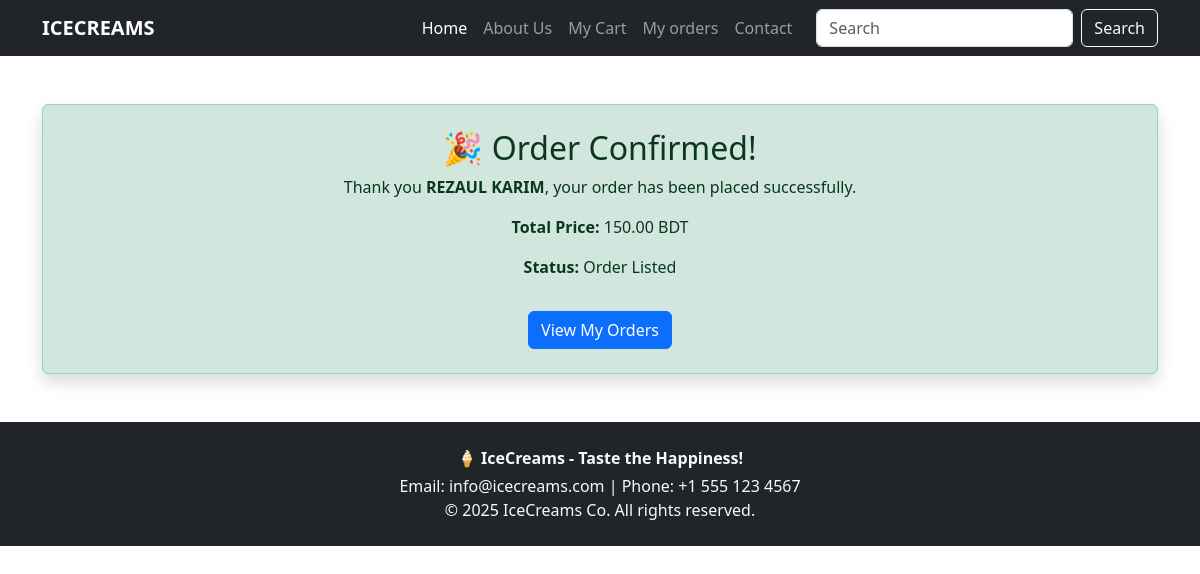
/order_confirmed/16/, run on an earlier commit of the app's database.
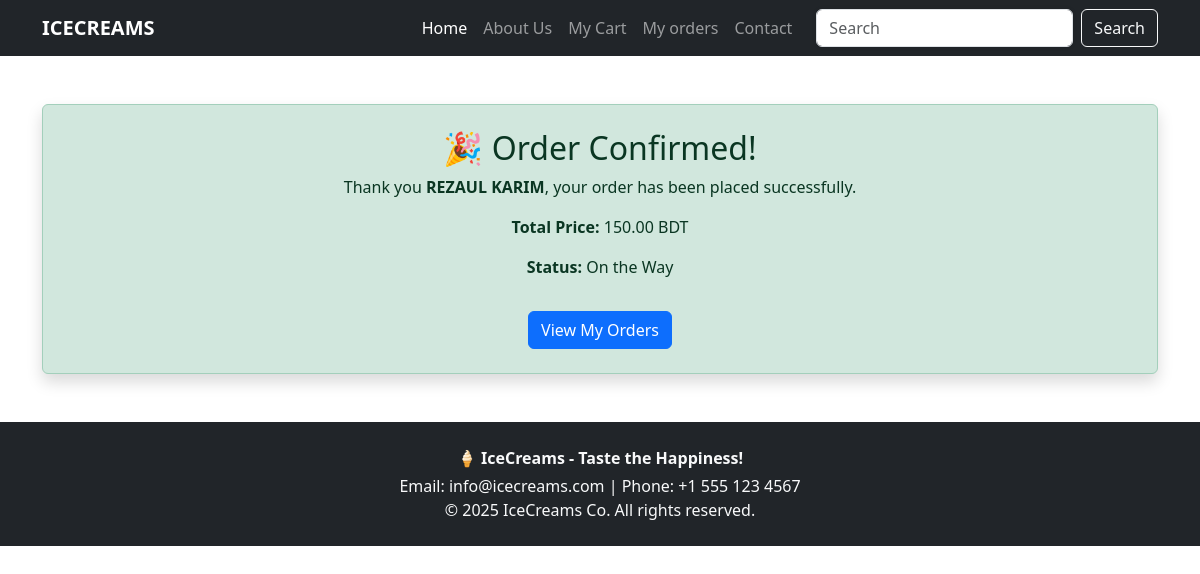
And on a later commit of the database.
### home/models.py (models this page shows, shortened)
class Order(models.Model):
    STATUS_CHOICES = [
        ("listed", "Order Listed"),
        ("on_the_way", "On the Way"),
        ("delivered", "Delivered"),
    ]
    customer_name = models.CharField(max_length=100)
    phone = models.CharField(max_length=20)
    address = models.TextField()
    total_price = models.DecimalField(max_digits=10, decimal_places=2, default=0)
    status = models.CharField(max_length=20, choices=STATUS_CHOICES, default="listed")
    created_at = models.DateTimeField(auto_now_add=True)

### home/views.py (the view)
def order_confirmed(request, order_id):
    order = Order.objects.filter(id=order_id).first()
    if not order:
        return render(
            request, "404.html", status=404
        )  # Assuming a 404 template exists, or handle differently
    return render(request, "order_confirmed.html", {"order": order})

### templates/order_confirmed.html (shortened to what this page needs)
{% extends 'base.html' %}
{% block body %}
    <div class="container text-center my-5">
        <div class="alert alert-success p-4 rounded shadow">
            <h2>🎉 Order Confirmed!</h2>
            <p>
                Thank you <b>{{ order.customer_name }}</b>, your order has been placed successfully.
            </p>
            <p>
                <strong>Total Price:</strong> {{ order.total_price }} BDT
            </p>
            <p>
                <strong>Status:</strong> {{ order.get_status_display }}
            </p>
            <a href="{% url 'my_orders' %}" class="btn btn-primary mt-3">View My Orders</a>
        </div>
    </div>
{% endblock %}

What changed in the data, as far as the page shows it:
changed Order "REZAUL KARIM": status "Order Listed" → "On the Way"
